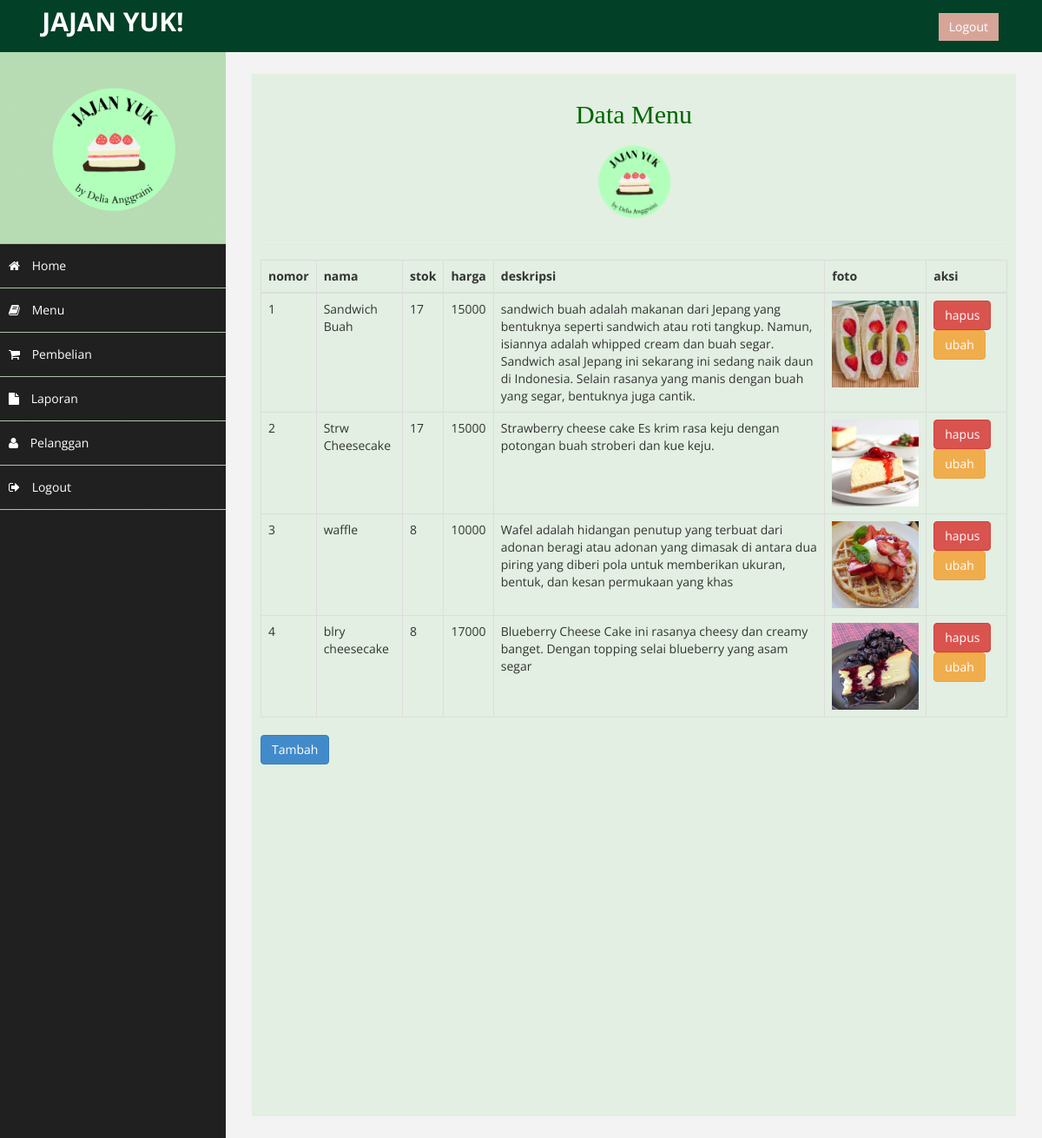
/jajanyuk/admin/index.php?halaman=produk (signed in), run on the app's committed database.
### tables this page shows
CREATE TABLE `data_menu` (
  `id_menu` int(11) NOT NULL,
  `nama_menu` varchar(100) NOT NULL,
  `stok_menu` int(5) NOT NULL,
  `harga_menu` int(20) NOT NULL,
  `deskripsi_menu` text NOT NULL,
  `foto_menu` varchar(100) NOT NULL
);

### jajanyuk/admin/produk.php (the view)
<h2><center>Data Menu</center></h2>
<center><img src="foto/logoo 2.png" alt="" class="img-responsive" height="100" width="100"/></center>
<hr color="black">
<link rel="stylesheet"  href="css/style.css"  type="text/css">
<table class="table table-bordered">
	<thead>
		<tr>
			<th>nomor</th>
			<th>nama</th>
			<th>stok</th>
			<th>harga</th>
			<th>deskripsi</th>
			<th>foto</th>
			<th>aksi</th>
		</tr>
	</thead>
	<tbody>
		<?php $nomor=1; ?>
		<?php $ambil=$koneksi->query("SELECT * FROM data_menu"); ?>
		<?php while($pecah = $ambil->fetch_assoc()){ ?>
		<tr>
			<td><?php echo $nomor; ?></td>
			<td><?php echo $pecah['nama_menu']; ?></td>
			<td><?php echo $pecah['stok_menu']; ?></td>
			<td><?php echo $pecah['harga_menu']; ?></td>
			<td><?php echo $pecah['deskripsi_menu']; ?></td>
			<td>
				<img src="../fotoproduk/<?php echo $pecah['foto_menu']; ?>" width="100">
			</td>
			<td>
				<a href="index.php?halaman=hapusproduk&id=<?php echo $pecah['id_menu'];?>" class="btn-danger btn">hapus</a>
				<a href="index.php?halaman=ubahproduk&id=<?php echo $pecah['id_menu'];?>" class="btn btn-warning">ubah</a>
			</td>
		</tr>
		<?php $nomor++; ?>
		<?php } ?>
	</tbody>
</table>
<a href="index.php?halaman=tambahproduk" class="btn btn-primary">Tambah</a>

### jajanyuk/admin/index.php (shortened to what this page needs)
<?php
$koneksi = new mysqli("localhost","root","","jajanyuk");
?>
<!DOCTYPE html>
<html xmlns="http://www.w3.org/1999/xhtml">
<head>
    <link rel="stylesheet"  href="css/style.css"  type="text/css">
    <link href="assets/css/bootstrap.css" rel="stylesheet" />
    <link href="assets/css/font-awesome.css" rel="stylesheet" />
    <link href="assets/js/morris/morris-0.4.3.min.css" rel="stylesheet" />
    <link href="assets/css/custom.css" rel="stylesheet" />
</head>
<body>
    <div id="wrapper">
        <nav class="navbar navbar-default navbar-cls-top " role="navigation" style="margin-bottom: 0" id="atas">
            <div class="navbar-header">
                <a class="navbar-brand" href="index.html" id="judul">JAJAN YUK!</a>
            </div>
            <div style="color: white;padding: 15px 50px 5px 50px;float: right;font-size: 16px;"><a href="login.php" class="btn btn-danger square-btn-adjust" id="logout">Logout</a> </div>
        </nav>
                <nav class="navbar-default navbar-side" role="navigation">
            <div class="sidebar-collapse">
                <ul class="nav" id="main-menu">
				<li class="text-center">
                    <img src="assets/img/logoo 2.png" class="user-image img-responsive"/>
					</li>
                    <li><a  href="index.php"><i class="fa fa-home "></i> Home</a></li>
                    <li><a  href="index.php?halaman=produk"><i class="fa fa-book "></i> Menu</a></li>
                    <li><a  href="index.php?halaman=pembelian"><i class="fa fa-shopping-cart "></i> Pembelian</a></li>
                    <li><a  href="index.php?halaman=laporan_pembelian"><i class="fa fa-file "></i> Laporan</a></li>
                    <li><a  href="index.php?halaman=pelanggan"><i class="fa fa-user "></i> Pelanggan</a></li>
                    <li><a  href="index.php?halaman=logout"><i class="fa fa-sign-out "></i> Logout</a></li>
                </ul>
            </div>
        </nav>
        <div id="page-wrapper" >
            <div id="page-inner">
                <?php
                if (isset($_GET['halaman']))
                {
                    if ($_GET['halaman']=="produk")
                    {
                        include 'produk.php';
                    }
                    elseif ($_GET['halaman']=="pembelian")
                    {
                        include 'pembelian.php';
                    }
                    elseif ($_GET['halaman']=="pelanggan")
                    {
                        include 'pelanggan.php';
                    }
                    elseif ($_GET['halaman']=="detail")
                    {
                        include 'detail.php';
                    }
                    elseif ($_GET['halaman']=="tambahproduk")
                    {
                        include 'tambahproduk.php';
                    }
                    elseif ($_GET['halaman']=="hapusproduk")
                    {
                        include 'hapusproduk.php';
                    }
                    elseif ($_GET['halaman']=="ubahproduk")
                    {
                        include 'ubahproduk.php';
                    }
                    elseif ($_GET['halaman']=="logout")
                    {
                        include 'logout.php';
                    }
                     elseif ($_GET['halaman']=="pembayaran")
                    {
                        include 'pembayaran.php';
                    }
                    elseif ($_GET['halaman']=="laporan_pembelian")
                    {
                        include 'laporan_pembelian.php';
                    }
                    elseif ($_GET['halaman']=="hapuscust")
                    {
                        include 'hapuscust.php';
                    }
                }
                else
                {
                    include 'home.php';
                }
                ?>
            </div>
            </div>
        </div>
</body>
</html>

### jajanyuk/admin/css/style.css (style rules this page uses)
#main-menu { background-image: url("../foto/hijau2.jpg"); }
#page-inner { background-image: url("../foto/bg.png"); }
#judul { background-image: url("../foto/foto.jpg"); }
#atas { background-image: url("../foto/foto.jpg"); }
#logout { background-image: url("../foto/peach.png"); }
h2 { text-decoration: bold; font-family: "georgia", times, serif; color: #006400; }

### jajanyuk/admin/assets/css/custom.css (style rules this page uses)
body { font-family: 'Open Sans', sans-serif; }
#wrapper { width: 100%; background:#202020; }
#page-wrapper { padding: 15px 15px; min-height: 600px; background:#F3F3F3; }
#page-inner { width:100%; margin:10px 20px 10px 0px; background-color:#fff!important; padding:10px; min-height:1200px; }
.text-center { text-align:center; }
h2 { color: #f00; }
.square-btn-adjust { border: 0px solid transparent; -webkit-border-radius: 0px; -moz-border-radius: 0px; border-radius: 0px; }
.user-image { margin: 25px auto; -webkit-border-radius: 10px; -moz-border-radius: 10px; border-radius: 10px; max-height:170px; max-width:170px; }
.navbar-cls-top .navbar-brand { color: #fff; background: #C90000; width: 260px; text-align: center; height: 60px; font-size: 30px; font-weight: 700; }
.sidebar-collapse , .sidebar-collapse .nav { background:none; }
.sidebar-collapse .nav { padding:0; }
.sidebar-collapse .nav > li > a { color:#fff; background:#202020; text-shadow:none; }
.sidebar-collapse > .nav > li > a { padding:15px 10px; }
.sidebar-collapse > .nav > li { border-bottom: 1px solid rgba(107, 108, 109, 0.19); }
.navbar-side { border:none; background-color: #202020; }
.navbar-cls-top { background:#4D4D4D; border-bottom:none; }
.navbar-default { border:0px solid black; }
.navbar-header { background: #A70303; }
.nav > li > a > i { margin-right:10px; }
@media (min-width:768px) { #page-wrapper { margin: 0 0 0 260px; padding: 15px 30px; min-height: 1200px; } }
@media (min-width:768px) { .navbar-side { z-index: 1; position: absolute; width: 260px; } }
@media (min-width:768px) { .navbar { border-radius: 0px; } }

### data on the page
data_menu: nama_menu "Sandwich Buah", stok_menu "17", harga_menu "15000", deskripsi_menu "sandwich buah adalah makanan dari Jepang yang bentuknya seperti sandwich atau roti tangkup. Namun, isiannya adalah whipped cream dan buah segar. Sandwich asal Jepang ini sekarang ini sedang naik daun di Indonesia. Selain rasanya yang manis dengan buah yang segar, bentuknya juga cantik.", foto_menu (picture)
data_menu: nama_menu "Strw Cheesecake", stok_menu "17", harga_menu "15000", deskripsi_menu "Strawberry cheese cake Es krim rasa keju dengan potongan buah stroberi dan kue keju.", foto_menu (picture)
data_menu: nama_menu "waffle", stok_menu "8", harga_menu "10000", deskripsi_menu "Wafel adalah hidangan penutup yang terbuat dari adonan beragi atau adonan yang dimasak di antara dua piring yang diberi pola untuk memberikan ukuran, bentuk, dan kesan permukaan yang khas", foto_menu (picture)
data_menu: nama_menu "blry cheesecake", stok_menu "8", harga_menu "17000", deskripsi_menu "Blueberry Cheese Cake ini rasanya cheesy dan creamy banget. Dengan topping selai blueberry yang asam segar", foto_menu (picture)
